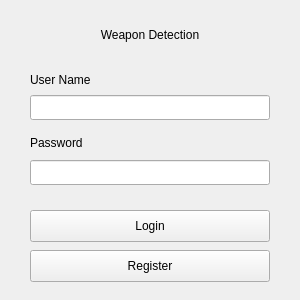
<?xml version="1.0" encoding="UTF-8"?>
<ui version="4.0">
 <class>MainWindow</class>
 <widget class="QMainWindow" name="MainWindow">
  <property name="geometry">
   <rect>
    <x>0</x>
    <y>0</y>
    <width>300</width>
    <height>300</height>
   </rect>
  </property>
  <property name="minimumSize">
   <size>
    <width>300</width>
    <height>300</height>
   </size>
  </property>
  <property name="maximumSize">
   <size>
    <width>300</width>
    <height>300</height>
   </size>
  </property>
  <property name="windowTitle">
   <string>Weapon Detection</string>
  </property>
  <property name="autoFillBackground">
   <bool>false</bool>
  </property>
  <widget class="QWidget" name="centralwidget">
   <widget class="QLabel" name="label_name">
    <property name="geometry">
     <rect>
      <x>50</x>
      <y>25</y>
      <width>200</width>
      <height>20</height>
     </rect>
    </property>
    <property name="text">
     <string>Weapon Detection</string>
    </property>
    <property name="alignment">
     <set>Qt::AlignCenter</set>
    </property>
   </widget>
   <widget class="QLabel" name="label_user">
    <property name="geometry">
     <rect>
      <x>30</x>
      <y>70</y>
      <width>80</width>
      <height>20</height>
     </rect>
    </property>
    <property name="text">
     <string>User Name</string>
    </property>
   </widget>
   <widget class="QLabel" name="label_password">
    <property name="geometry">
     <rect>
      <x>30</x>
      <y>135</y>
      <width>71</width>
      <height>16</height>
     </rect>
    </property>
    <property name="autoFillBackground">
     <bool>false</bool>
    </property>
    <property name="text">
     <string>Password</string>
    </property>
   </widget>
   <widget class="QLineEdit" name="username_input">
    <property name="geometry">
     <rect>
      <x>30</x>
      <y>95</y>
      <width>240</width>
      <height>25</height>
     </rect>
    </property>
   </widget>
   <widget class="QLineEdit" name="password_input">
    <property name="geometry">
     <rect>
      <x>30</x>
      <y>160</y>
      <width>240</width>
      <height>25</height>
     </rect>
    </property>
    <property name="echoMode">
     <enum>QLineEdit::Password</enum>
    </property>
   </widget>
   <widget class="QPushButton" name="login_button">
    <property name="geometry">
     <rect>
      <x>30</x>
      <y>210</y>
      <width>240</width>
      <height>32</height>
     </rect>
    </property>
    <property name="text">
     <string>Login</string>
    </property>
   </widget>
   <widget class="QPushButton" name="register_button">
    <property name="geometry">
     <rect>
      <x>30</x>
      <y>250</y>
      <width>240</width>
      <height>32</height>
     </rect>
    </property>
    <property name="text">
     <string>Register</string>
    </property>
   </widget>
  </widget>
 </widget>
 <resources/>
 <connections/>
</ui>
